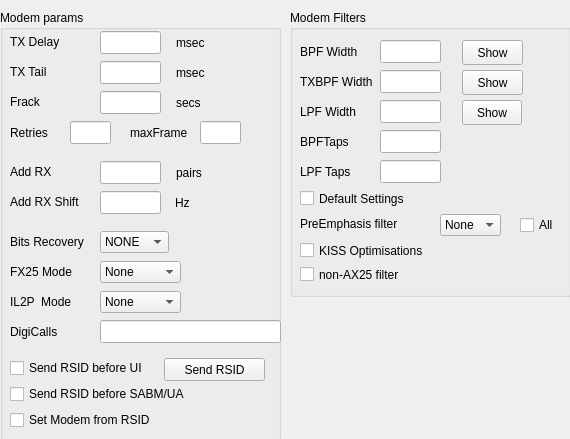
     <widget class="QWidget" name="scrollAreaWidgetContents_2">
      <property name="geometry">
       <rect>
        <x>0</x>
        <y>0</y>
        <width>570</width>
        <height>439</height>
       </rect>
      </property>
      <widget class="QGroupBox" name="filtersB">
       <property name="geometry">
        <rect>
         <x>290</x>
         <y>10</y>
         <width>281</width>
         <height>287</height>
        </rect>
       </property>
       <property name="title">
        <string>Modem Filters</string>
       </property>
       <widget class="QPushButton" name="showBPF_B">
        <property name="geometry">
         <rect>
          <x>172</x>
          <y>30</y>
          <width>61</width>
          <height>25</height>
         </rect>
        </property>
        <property name="text">
         <string>Show</string>
        </property>
       </widget>
       <widget class="QPushButton" name="showTXBPF_B">
        <property name="geometry">
         <rect>
          <x>172</x>
          <y>60</y>
          <width>61</width>
          <height>25</height>
         </rect>
        </property>
        <property name="text">
         <string>Show</string>
        </property>
       </widget>
       <widget class="QPushButton" name="showLPF_B">
        <property name="geometry">
         <rect>
          <x>172</x>
          <y>90</y>
          <width>60</width>
          <height>25</height>
         </rect>
        </property>
        <property name="text">
         <string>Show</string>
        </property>
       </widget>
       <widget class="QLineEdit" name="BPFWidthB">
        <property name="geometry">
         <rect>
          <x>90</x>
          <y>30</y>
          <width>61</width>
          <height>23</height>
         </rect>
        </property>
       </widget>
       <widget class="QLabel" name="label_18">
        <property name="geometry">
         <rect>
          <x>10</x>
          <y>30</y>
          <width>71</width>
          <height>23</height>
         </rect>
        </property>
        <property name="text">
         <string>BPF Width</string>
        </property>
       </widget>
       <widget class="QLabel" name="label_19">
        <property name="geometry">
         <rect>
          <x>10</x>
          <y>60</y>
          <width>81</width>
          <height>23</height>
         </rect>
        </property>
        <property name="text">
         <string>TXBPF Width</string>
        </property>
       </widget>
       <widget class="QLineEdit" name="TXBPFWidthB">
        <property name="geometry">
         <rect>
          <x>90</x>
          <y>60</y>
          <width>61</width>
          <height>23</height>
         </rect>
        </property>
       </widget>
       <widget class="QLabel" name="label_20">
        <property name="geometry">
         <rect>
          <x>10</x>
          <y>90</y>
          <width>71</width>
          <height>23</height>
         </rect>
        </property>
        <property name="text">
         <string>LPF Width</string>
        </property>
       </widget>
       <widget class="QLineEdit" name="LPFWidthB">
        <property name="geometry">
         <rect>
          <x>90</x>
          <y>90</y>
          <width>61</width>
          <height>23</height>
         </rect>
        </property>
       </widget>
       <widget class="QLineEdit" name="BPFTapsB">
        <property name="geometry">
         <rect>
          <x>90</x>
          <y>120</y>
          <width>61</width>
          <height>23</height>
         </rect>
        </property>
       </widget>
       <widget class="QLineEdit" name="LPFTapsB">
        <property name="geometry">
         <rect>
          <x>90</x>
          <y>150</y>
          <width>61</width>
          <height>23</height>
         </rect>
        </property>
       </widget>
       <widget class="QComboBox" name="preEmphB">
        <property name="geometry">
         <rect>
          <x>150</x>
          <y>204</y>
          <width>61</width>
          <height>22</height>
         </rect>
        </property>
        <item>
         <property name="text">
          <string>None</string>
         </property>
        </item>
        <item>
         <property name="text">
          <string>6 dB</string>
         </property>
        </item>
        <item>
         <property name="text">
          <string>12 dB</string>
         </property>
        </item>
       </widget>
       <widget class="QCheckBox" name="DefaultB">
        <property name="geometry">
         <rect>
          <x>10</x>
          <y>180</y>
          <width>171</width>
          <height>17</height>
         </rect>
        </property>
        <property name="text">
         <string>Default Settings</string>
        </property>
       </widget>
       <widget class="QCheckBox" name="KISSOptB">
        <property name="geometry">
         <rect>
          <x>10</x>
          <y>232</y>
          <width>166</width>
          <height>17</height>
         </rect>
        </property>
        <property name="text">
         <string>KISS Optimisations</string>
        </property>
       </widget>
       <widget class="QCheckBox" name="nonAX25B">
        <property name="geometry">
         <rect>
          <x>10</x>
          <y>256</y>
          <width>176</width>
          <height>17</height>
         </rect>
        </property>
        <property name="text">
         <string>non-AX25 filter</string>
        </property>
       </widget>
       <widget class="QLabel" name="label_21">
        <property name="geometry">
         <rect>
          <x>10</x>
          <y>120</y>
          <width>71</width>
          <height>23</height>
         </rect>
        </property>
        <property name="text">
         <string>BPFTaps</string>
        </property>
       </widget>
       <widget class="QLabel" name="label_22">
        <property name="geometry">
         <rect>
          <x>10</x>
          <y>150</y>
          <width>71</width>
          <height>23</height>
         </rect>
        </property>
        <property name="text">
         <string>LPF Taps</string>
        </property>
       </widget>
       <widget class="QLabel" name="label_23">
        <property name="geometry">
         <rect>
          <x>10</x>
          <y>203</y>
          <width>141</width>
          <height>22</height>
         </rect>
        </property>
        <property name="text">
         <string>PreEmphasis filter</string>
        </property>
       </widget>
       <widget class="QCheckBox" name="preEmphAllB">
        <property name="geometry">
         <rect>
          <x>230</x>
          <y>207</y>
          <width>51</width>
          <height>16</height>
         </rect>
        </property>
        <property name="text">
         <string>All</string>
        </property>
       </widget>
      </widget>
      <widget class="QWidget" name="layoutWidget_2">
       <property name="geometry">
        <rect>
         <x>175</x>
         <y>545</y>
         <width>209</width>
         <height>33</height>
        </rect>
       </property>
       <layout class="QHBoxLayout" name="_2">
        <property name="spacing">
         <number>6</number>
        </property>
        <property name="leftMargin">
         <number>0</number>
        </property>
        <property name="topMargin">
         <number>0</number>
        </property>
        <property name="rightMargin">
         <number>0</number>
        </property>
        <property name="bottomMargin">
         <number>0</number>
        </property>
        <item>
         <widget class="QPushButton" name="okButton_2">
          <property name="text">
           <string>OK</string>
          </property>
         </widget>
        </item>
        <item>
         <widget class="QPushButton" name="cancelButton_2">
          <property name="text">
           <string>Cancel</string>
          </property>
         </widget>
        </item>
       </layout>
      </widget>
      <widget class="QGroupBox" name="groupBox_2">
       <property name="geometry">
        <rect>
         <x>0</x>
         <y>10</y>
         <width>281</width>
         <height>431</height>
        </rect>
       </property>
       <property name="title">
        <string>Modem params</string>
       </property>
       <widget class="QLineEdit" name="RXShiftB">
        <property name="geometry">
         <rect>
          <x>100</x>
          <y>181</y>
          <width>61</width>
          <height>23</height>
         </rect>
        </property>
       </widget>
       <widget class="QLineEdit" name="TXDelayB">
        <property name="geometry">
         <rect>
          <x>100</x>
          <y>21</y>
          <width>61</width>
          <height>23</height>
         </rect>
        </property>
       </widget>
       <widget class="QLineEdit" name="TXTailB">
        <property name="geometry">
         <rect>
          <x>100</x>
          <y>51</y>
          <width>61</width>
          <height>23</height>
         </rect>
        </property>
       </widget>
       <widget class="QLineEdit" name="AddRXB">
        <property name="geometry">
         <rect>
          <x>100</x>
          <y>151</y>
          <width>61</width>
          <height>23</height>
         </rect>
        </property>
       </widget>
       <widget class="QComboBox" name="recoverBitB">
        <property name="geometry">
         <rect>
          <x>100</x>
          <y>221</y>
          <width>69</width>
          <height>22</height>
         </rect>
        </property>
        <item>
         <property name="text">
          <string>NONE</string>
         </property>
        </item>
        <item>
         <property name="text">
          <string>SINGLE</string>
         </property>
        </item>
       </widget>
       <widget class="QLabel" name="label_24">
        <property name="geometry">
         <rect>
          <x>10</x>
          <y>20</y>
          <width>71</width>
          <height>23</height>
         </rect>
        </property>
        <property name="text">
         <string>TX Delay</string>
        </property>
       </widget>
       <widget class="QLabel" name="label_25">
        <property name="geometry">
         <rect>
          <x>10</x>
          <y>50</y>
          <width>71</width>
          <height>23</height>
         </rect>
        </property>
        <property name="text">
         <string>TX Tail</string>
        </property>
       </widget>
       <widget class="QLabel" name="label_26">
        <property name="geometry">
         <rect>
          <x>10</x>
          <y>150</y>
          <width>71</width>
          <height>23</height>
         </rect>
        </property>
        <property name="text">
         <string>Add RX</string>
        </property>
       </widget>
       <widget class="QLabel" name="label_27">
        <property name="geometry">
         <rect>
          <x>10</x>
          <y>180</y>
          <width>71</width>
          <height>23</height>
         </rect>
        </property>
        <property name="text">
         <string>Add RX Shift</string>
        </property>
       </widget>
       <widget class="QLabel" name="label_28">
        <property name="geometry">
         <rect>
          <x>10</x>
          <y>220</y>
          <width>91</width>
          <height>23</height>
         </rect>
        </property>
        <property name="text">
         <string>Bits Recovery</string>
        </property>
       </widget>
       <widget class="QLabel" name="label_29">
        <property name="geometry">
         <rect>
          <x>176</x>
          <y>21</y>
          <width>71</width>
          <height>23</height>
         </rect>
        </property>
        <property name="text">
         <string>msec</string>
        </property>
       </widget>
       <widget class="QLabel" name="label_30">
        <property name="geometry">
         <rect>
          <x>176</x>
          <y>51</y>
          <width>71</width>
          <height>23</height>
         </rect>
        </property>
        <property name="text">
         <string>msec</string>
        </property>
       </widget>
       <widget class="QLabel" name="label_31">
        <property name="geometry">
         <rect>
          <x>176</x>
          <y>151</y>
          <width>71</width>
          <height>23</height>
         </rect>
        </property>
        <property name="text">
         <string>pairs</string>
        </property>
       </widget>
       <widget class="QLabel" name="label_32">
        <property name="geometry">
         <rect>
          <x>175</x>
          <y>181</y>
          <width>71</width>
          <height>23</height>
         </rect>
        </property>
        <property name="text">
         <string>Hz</string>
        </property>
       </widget>
       <widget class="QComboBox" name="fx25ModeB">
        <property name="geometry">
         <rect>
          <x>100</x>
          <y>251</y>
          <width>81</width>
          <height>22</height>
         </rect>
        </property>
        <item>
         <property name="text">
          <string>None</string>
         </property>
        </item>
        <item>
         <property name="text">
          <string>RX Only</string>
         </property>
        </item>
        <item>
         <property name="text">
          <string>RX+TX</string>
         </property>
        </item>
       </widget>
       <widget class="QLabel" name="label_33">
        <property name="geometry">
         <rect>
          <x>10</x>
          <y>250</y>
          <width>86</width>
          <height>23</height>
         </rect>
        </property>
        <property name="text">
         <string>FX25 Mode</string>
        </property>
       </widget>
       <widget class="QLabel" name="label_72">
        <property name="geometry">
         <rect>
          <x>10</x>
          <y>80</y>
          <width>71</width>
          <height>23</height>
         </rect>
        </property>
        <property name="text">
         <string>Frack</string>
        </property>
       </widget>
       <widget class="QLabel" name="label_73">
        <property name="geometry">
         <rect>
          <x>176</x>
          <y>81</y>
          <width>71</width>
          <height>23</height>
         </rect>
        </property>
        <property name="text">
         <string>secs</string>
        </property>
       </widget>
       <widget class="QLineEdit" name="FrackB">
        <property name="geometry">
         <rect>
          <x>100</x>
          <y>81</y>
          <width>61</width>
          <height>23</height>
         </rect>
        </property>
       </widget>
       <widget class="QPushButton" name="SendRSID_2">
        <property name="geometry">
         <rect>
          <x>164</x>
          <y>348</y>
          <width>101</width>
          <height>23</height>
         </rect>
        </property>
        <property name="text">
         <string>Send RSID</string>
        </property>
       </widget>
       <widget class="QCheckBox" name="RSIDUI_B">
        <property name="geometry">
         <rect>
          <x>10</x>
          <y>348</y>
          <width>171</width>
          <height>20</height>
         </rect>
        </property>
        <property name="text">
         <string>Send RSID before UI</string>
        </property>
       </widget>
       <widget class="QCheckBox" name="RSID_2_SETMODEM">
        <property name="geometry">
         <rect>
          <x>10</x>
          <y>400</y>
          <width>171</width>
          <height>20</height>
         </rect>
        </property>
        <property name="text">
         <string>Set Modem from RSID</string>
        </property>
       </widget>
       <widget class="QCheckBox" name="RSIDSABM_B">
        <property name="geometry">
         <rect>
          <x>10</x>
          <y>374</y>
          <width>251</width>
          <height>20</height>
         </rect>
        </property>
        <property name="text">
         <string>Send RSID before SABM/UA</string>
        </property>
       </widget>
       <widget class="QLabel" name="label_68">
        <property name="geometry">
         <rect>
          <x>10</x>
          <y>310</y>
          <width>71</width>
          <height>23</height>
         </rect>
        </property>
        <property name="text">
         <string>DigiCalls</string>
        </property>
       </widget>
       <widget class="QLineEdit" name="DigiCallsB">
        <property name="geometry">
         <rect>
          <x>100</x>
          <y>310</y>
          <width>181</width>
          <height>23</height>
         </rect>
        </property>
       </widget>
       <widget class="QLabel" name="label_84">
        <property name="geometry">
         <rect>
          <x>10</x>
          <y>280</y>
          <width>86</width>
          <height>23</height>
         </rect>
        </property>
        <property name="text">
         <string>IL2P  Mode</string>
        </property>
       </widget>
       <widget class="QComboBox" name="IL2PModeB">
        <property name="geometry">
         <rect>
          <x>100</x>
          <y>281</y>
          <width>81</width>
          <height>22</height>
         </rect>
        </property>
        <item>
         <property name="text">
          <string>None</string>
         </property>
        </item>
        <item>
         <property name="text">
          <string>RX Only</string>
         </property>
        </item>
        <item>
         <property name="text">
          <string>RX+TX</string>
         </property>
        </item>
        <item>
         <property name="text">
          <string>il2p Only</string>
         </property>
        </item>
       </widget>
      </widget>
      <widget class="QLabel" name="label_88">
       <property name="geometry">
        <rect>
         <x>130</x>
         <y>121</y>
         <width>71</width>
         <height>23</height>
        </rect>
       </property>
       <property name="text">
        <string>maxFrame</string>
       </property>
      </widget>
      <widget class="QLineEdit" name="RetriesB">
       <property name="geometry">
        <rect>
         <x>70</x>
         <y>121</y>
         <width>41</width>
         <height>23</height>
        </rect>
       </property>
      </widget>
      <widget class="QLabel" name="label_74">
       <property name="geometry">
        <rect>
         <x>10</x>
         <y>121</y>
         <width>71</width>
         <height>23</height>
        </rect>
       </property>
       <property name="text">
        <string>Retries</string>
       </property>
      </widget>
      <widget class="QLineEdit" name="MaxFrameB">
       <property name="geometry">
        <rect>
         <x>200</x>
         <y>121</y>
         <width>41</width>
         <height>23</height>
        </rect>
       </property>
      </widget>
     </widget>
